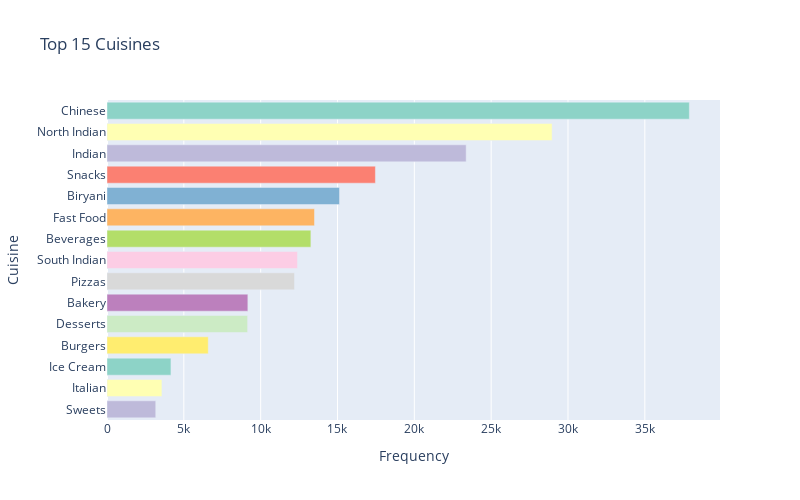

Notebook code for this chart:
### Code cell
import pandas as pd
import plotly.express as px

cuisine_counts = df['Cuisine'].str.split(', ').explode().value_counts()
top_15_cuisines = cuisine_counts.head(15)
plot_data = pd.DataFrame({'Cuisine': top_15_cuisines.index, 'Frequency': top_15_cuisines.values})
colors = px.colors.qualitative.Set3

fig = px.bar(plot_data, x='Frequency', y='Cuisine', color='Cuisine',
             color_discrete_sequence=colors,
             orientation='h', labels={'Frequency': 'Frequency'},
             title='Top 15 Cuisines', width=800, height=500)

fig.update_layout(showlegend=False)  
fig.show()

### Figure 1 — Plotly figure (JSON) as saved in the notebook; plotly's stock layout.template omitted (floating-point values rounded to 4 significant figures)
{"data": [{"alignmentgroup": "True", "hovertemplate": "Cuisine=%{y}<br>Frequency=%{x}<extra></extra>", "legendgroup": "Chinese", "marker": {"color": "rgb(141,211,199)", "pattern": {"shape": ""}}, "name": "Chinese", "offsetgroup": "Chinese", "orientation": "h", "showlegend": true, "textposition": "auto", "type": "bar", "x": [37898], "xaxis": "x", "y": ["Chinese"], "yaxis": "y"}, {"alignmentgroup": "True", "hovertemplate": "Cuisine=%{y}<br>Frequency=%{x}<extra></extra>", "legendgroup": "North Indian", "marker": {"color": "rgb(255,255,179)", "pattern": {"shape": ""}}, "name": "North Indian", "offsetgroup": "North Indian", "orientation": "h", "showlegend": true, "textposition": "auto", "type": "bar", "x": [28966], "xaxis": "x", "y": ["North Indian"], "yaxis": "y"}, {"alignmentgroup": "True", "hovertemplate": "Cuisine=%{y}<br>Frequency=%{x}<extra></extra>", "legendgroup": "Indian", "marker": {"color": "rgb(190,186,218)", "pattern": {"shape": ""}}, "name": "Indian", "offsetgroup": "Indian", "orientation": "h", "showlegend": true, "textposition": "auto", "type": "bar", "x": [23374], "xaxis": "x", "y": ["Indian"], "yaxis": "y"}, {"alignmentgroup": "True", "hovertemplate": "Cuisine=%{y}<br>Frequency=%{x}<extra></extra>", "legendgroup": "Snacks", "marker": {"color": "rgb(251,128,114)", "pattern": {"shape": ""}}, "name": "Snacks", "offsetgroup": "Snacks", "orientation": "h", "showlegend": true, "textposition": "auto", "type": "bar", "x": [17468], "xaxis": "x", "y": ["Snacks"], "yaxis": "y"}, {"alignmentgroup": "True", "hovertemplate": "Cuisine=%{y}<br>Frequency=%{x}<extra></extra>", "legendgroup": "Biryani", "marker": {"color": "rgb(128,177,211)", "pattern": {"shape": ""}}, "name": "Biryani", "offsetgroup": "Biryani", "orientation": "h", "showlegend": true, "textposition": "auto", "type": "bar", "x": [15132], "xaxis": "x", "y": ["Biryani"], "yaxis": "y"}, {"alignmentgroup": "True", "hovertemplate": "Cuisine=%{y}<br>Frequency=%{x}<extra></extra>", "legendgroup": "Fast Food", "marker": {"color": "rgb(253,180,98)", "pattern": {"shape": ""}}, "name": "Fast Food", "offsetgroup": "Fast Food", "orientation": "h", "showlegend": true, "textposition": "auto", "type": "bar", "x": [13504], "xaxis": "x", "y": ["Fast Food"], "yaxis": "y"}, {"alignmentgroup": "True", "hovertemplate": "Cuisine=%{y}<br>Frequency=%{x}<extra></extra>", "legendgroup": "Beverages", "marker": {"color": "rgb(179,222,105)", "pattern": {"shape": ""}}, "name": "Beverages", "offsetgroup": "Beverages", "orientation": "h", "showlegend": true, "textposition": "auto", "type": "bar", "x": [13269], "xaxis": "x", "y": ["Beverages"], "yaxis": "y"}, {"alignmentgroup": "True", "hovertemplate": "Cuisine=%{y}<br>Frequency=%{x}<extra></extra>", "legendgroup": "South Indian", "marker": {"color": "rgb(252,205,229)", "pattern": {"shape": ""}}, "name": "South Indian", "offsetgroup": "South Indian", "orientation": "h", "showlegend": true, "textposition": "auto", "type": "bar", "x": [12399], "xaxis": "x", "y": ["South Indian"], "yaxis": "y"}, {"alignmentgroup": "True", "hovertemplate": "Cuisine=%{y}<br>Frequency=%{x}<extra></extra>", "legendgroup": "Pizzas", "marker": {"color": "rgb(217,217,217)", "pattern": {"shape": ""}}, "name": "Pizzas", "offsetgroup": "Pizzas", "orientation": "h", "showlegend": true, "textposition": "auto", "type": "bar", "x": [12200], "xaxis": "x", "y": ["Pizzas"], "yaxis": "y"}, {"alignmentgroup": "True", "hovertemplate": "Cuisine=%{y}<br>Frequency=%{x}<extra></extra>", "legendgroup": "Bakery", "marker": {"color": "rgb(188,128,189)", "pattern": {"shape": ""}}, "name": "Bakery", "offsetgroup": "Bakery", "orientation": "h", "showlegend": true, "textposition": "auto", "type": "bar", "x": [9167], "xaxis": "x", "y": ["Bakery"], "yaxis": "y"}, {"alignmentgroup": "True", "hovertemplate": "Cuisine=%{y}<br>Frequency=%{x}<extra></extra>", "legendgroup": "Desserts", "marker": {"color": "rgb(204,235,197)", "pattern": {"shape": ""}}, "name": "Desserts", "offsetgroup": "Desserts", "orientation": "h", "showlegend": true, "textposition": "auto", "type": "bar", "x": [9150], "xaxis": "x", "y": ["Desserts"], "yaxis": "y"}, {"alignmentgroup": "True", "hovertemplate": "Cuisine=%{y}<br>Frequency=%{x}<extra></extra>", "legendgroup": "Burgers", "marker": {"color": "rgb(255,237,111)", "pattern": {"shape": ""}}, "name": "Burgers", "offsetgroup": "Burgers", "orientation": "h", "showlegend": true, "textposition": "auto", "type": "bar", "x": [6589], "xaxis": "x", "y": ["Burgers"], "yaxis": "y"}, {"alignmentgroup": "True", "hovertemplate": "Cuisine=%{y}<br>Frequency=%{x}<extra></extra>", "legendgroup": "Ice Cream", "marker": {"color": "rgb(141,211,199)", "pattern": {"shape": ""}}, "name": "Ice Cream", "offsetgroup": "Ice Cream", "orientation": "h", "showlegend": true, "textposition": "auto", "type": "bar", "x": [4162], "xaxis": "x", "y": ["Ice Cream"], "yaxis": "y"}, {"alignmentgroup": "True", "hovertemplate": "Cuisine=%{y}<br>Frequency=%{x}<extra></extra>", "legendgroup": "Italian", "marker": {"color": "rgb(255,255,179)", "pattern": {"shape": ""}}, "name": "Italian", "offsetgroup": "Italian", "orientation": "h", "showlegend": true, "textposition": "auto", "type": "bar", "x": [3575], "xaxis": "x", "y": ["Italian"], "yaxis": "y"}, {"alignmentgroup": "True", "hovertemplate": "Cuisine=%{y}<br>Frequency=%{x}<extra></extra>", "legendgroup": "Sweets", "marker": {"color": "rgb(190,186,218)", "pattern": {"shape": ""}}, "name": "Sweets", "offsetgroup": "Sweets", "orientation": "h", "showlegend": true, "textposition": "auto", "type": "bar", "x": [3172], "xaxis": "x", "y": ["Sweets"], "yaxis": "y"}], "layout": {"barmode": "relative", "height": 500, "legend": {"title": {"text": "Cuisine"}, "tracegroupgap": 0}, "showlegend": false, "title": {"text": "Top 15 Cuisines"}, "width": 800, "xaxis": {"anchor": "y", "domain": [0, 1], "title": {"text": "Frequency"}}, "yaxis": {"anchor": "x", "categoryarray": ["Sweets", "Italian", "Ice Cream", "Burgers", "Desserts", "Bakery", "Pizzas", "South Indian", "Beverages", "Fast Food", "Biryani", "Snacks", "Indian", "North Indian", "Chinese"], "categoryorder": "array", "domain": [0, 1], "title": {"text": "Cuisine"}}}}
